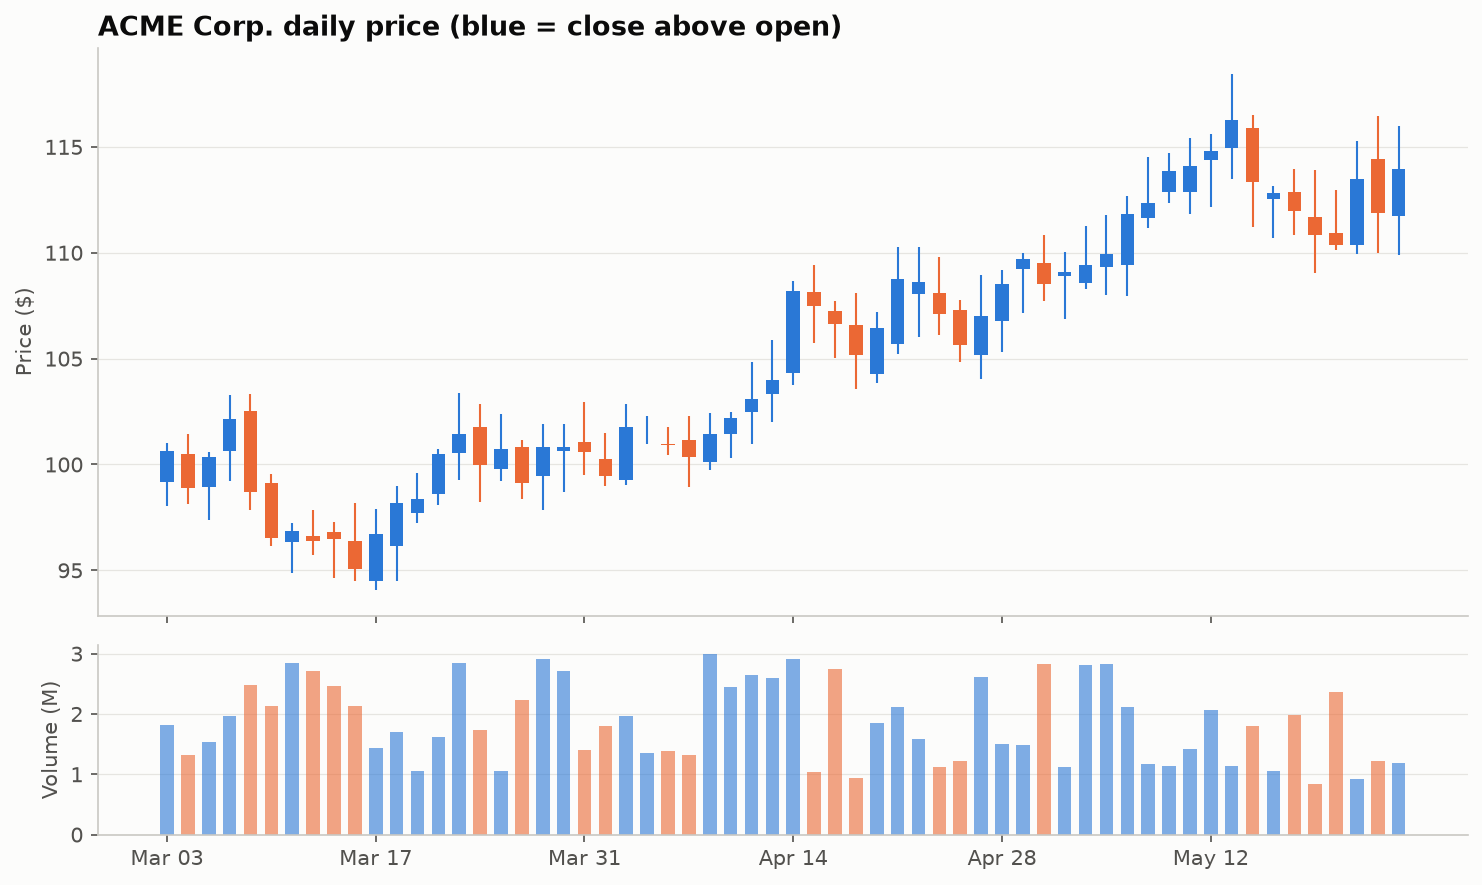

Here is the Python script that generated this plot:
"""
Candlestick (OHLC) Chart  -  family: Change over time

DESIGN PURPOSE
Each period is drawn as a candle. The body spans open to close and the wicks
span the low and high, so one mark shows both direction and volatility. It is
the standard view of financial price action.

WHEN TO USE
  - Show open, high, low and close prices of stocks, currencies or commodities
  - Read intraperiod volatility and direction together
  - Serve trading audiences who expect this convention

AVOID WHEN
  - General audiences who only need the trend (use a line of closing prices)
  - There are hundreds of periods (candles become unreadable; aggregate or use
    a line)

ALTERNATIVES
  - Line chart of closing price
  - OHLC bar chart
  - Fan chart for ranges

EXAMPLE
60 trading days of a synthetic stock, with a volume panel below.

Run:  python candlestick.py
"""
import sys
from pathlib import Path

import numpy as np
import pandas as pd
import matplotlib.pyplot as plt

# Library style: categorical colors in fixed order, recessive axes, hairline grid.
PALETTE = ["#2a78d6", "#eb6834", "#1baf7a", "#eda100",
           "#e87ba4", "#008300", "#6250d6", "#e34948"]
SEQ_CMAP = "Blues"      # sequential: one hue, light -> dark
DIV_CMAP = "RdBu_r"     # diverging: two opposite hues, neutral midpoint
GRAY = "#b8b7b1"        # de-emphasised marks
plt.rcParams.update({
    "figure.figsize": (8, 4.8), "figure.dpi": 110, "figure.facecolor": "#fcfcfb",
    "axes.facecolor": "#fcfcfb", "axes.edgecolor": "#c9c8c3", "axes.linewidth": 0.8,
    "axes.spines.top": False, "axes.spines.right": False,
    "axes.grid": True, "grid.color": "#e6e5e1", "grid.linewidth": 0.6, "axes.axisbelow": True,
    "axes.prop_cycle": plt.cycler(color=PALETTE),
    "axes.titlesize": 13, "axes.titleweight": "bold", "axes.titlelocation": "left",
    "axes.labelcolor": "#52514e", "xtick.color": "#52514e", "ytick.color": "#52514e",
    "text.color": "#0b0b0b", "font.size": 10, "lines.linewidth": 2,
    "legend.frameon": False,
})

# --- Example data ------------------------------------------------------------
rng = np.random.default_rng(42)
n = 60
dates = pd.bdate_range("2025-03-03", periods=n)
close = 100 * np.exp(np.cumsum(rng.normal(0.001, 0.018, n)))
open_ = np.r_[100, close[:-1]] * (1 + rng.normal(0, 0.005, n))
high = np.maximum(open_, close) * (1 + rng.uniform(0.002, 0.02, n))
low = np.minimum(open_, close) * (1 - rng.uniform(0.002, 0.02, n))
volume = rng.integers(8e5, 3e6, n)
df = pd.DataFrame({"open": open_, "high": high, "low": low, "close": close,
                   "volume": volume}, index=dates).round(2)
df.head()

# --- Plot --------------------------------------------------------------------
up_color, down_color = PALETTE[0], PALETTE[1]
fig, (ax, axv) = plt.subplots(2, 1, figsize=(10, 6), sharex=True,
                              gridspec_kw={"height_ratios": [3, 1]})
x = np.arange(len(df))
up = df["close"] >= df["open"]
colors = np.where(up, up_color, down_color)
ax.vlines(x, df["low"], df["high"], color=colors, linewidth=1)
ax.bar(x, (df["close"] - df["open"]).abs(), bottom=df[["open", "close"]].min(axis=1),
       color=colors, width=0.65)
axv.bar(x, df["volume"] / 1e6, color=colors, width=0.65, alpha=0.6)
ax.set_ylabel("Price ($)")
axv.set_ylabel("Volume (M)")
ticks = x[::10]
axv.set_xticks(ticks, df.index[::10].strftime("%b %d"))
ax.grid(axis="x", visible=False)
axv.grid(axis="x", visible=False)
ax.set_title("ACME Corp. daily price (blue = close above open)")
fig.tight_layout()

# --- Save / show -------------------------------------------------------------
out = Path(__file__).with_name(Path(__file__).stem + ".png")
fig.savefig(out, dpi=150, bbox_inches="tight")
print(f"saved {out}")
if "--no-show" not in sys.argv:
    plt.show()
